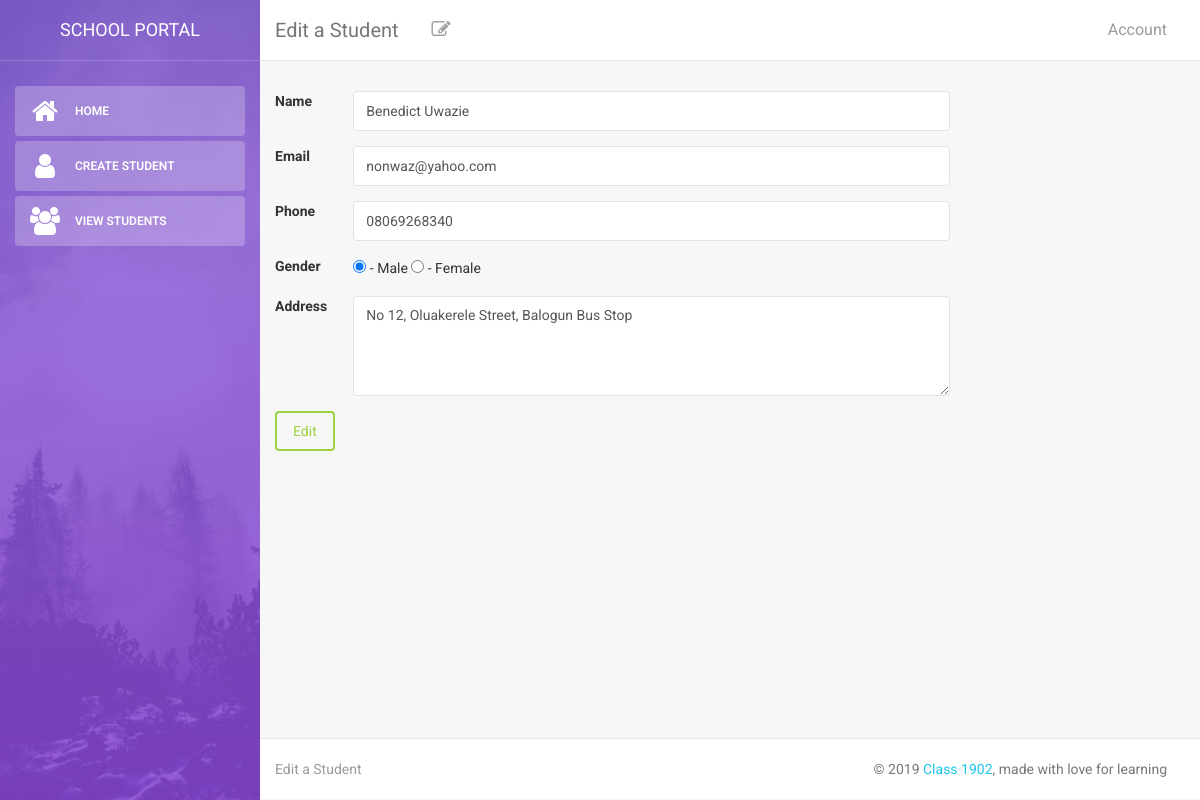
The app's page /project1902/edit-student.php?id=9 with its own data.
### tables this page shows
CREATE TABLE `registration` (
  `id` int(200) NOT NULL,
  `name` char(50) NOT NULL,
  `email` varchar(50) NOT NULL,
  `password` varchar(64) NOT NULL,
  `passport` varchar(16) NOT NULL,
  `gender` enum('male','female') NOT NULL,
  `authority` enum('admin','student') NOT NULL,
  `phone` varchar(20) NOT NULL,
  `address` text,
  `date_registered` timestamp NOT NULL DEFAULT CURRENT_TIMESTAMP ON UPDATE CURRENT_TIMESTAMP
);

### project1902/edit-student.php (the view, shortened to what this page needs)
<?php
	require_once 'connection.php';
	if(isset($_GET['id'])){
		$id = $_GET['id'];
		$query = "SELECT * from registration WHERE id = $id";
		if($result = mysqli_query($connection, $query)){
			if(mysqli_num_rows($result)){
				$row = mysqli_fetch_assoc($result);
				$disabled = "";
				$name = $row['name'];
				$email = $row['email'];
				$phone = $row['phone'];
				$address = $row['address'];
				if($row['gender'] == 'male'){
					$selectMale = "checked";
					$selectFemale = "";
				} else{
					$selectMale = "";
					$selectFemale = "checked";
				}
			}
		}
		else {
			goToErrorPage(300, "Query Error ".mysqli_error($connection));
		}
	}
	require_once 'templates/head.php';
?>
<body>
<div class="wrapper">
	<?php require_once "templates/side-bar.php" ?>
	<div class="main-panel">
    <?php require_once 'templates/masthead.php'; ?>
    <div class="content">
      <div class="container-fluid">
        <div class="row">
					<form action="create-student-processor.php" method="post">
						<div class="form-group row">
							<label class="col-md-1">
								Name
							</label>
							<div class="col-md-8">
								<input <?php echo $disabled; ?> class="form-control" type="text" name="name" required value="<?php echo $name ;?>" />
							</div>
						</div>
						<div class="form-group row">
							<label class="col-md-1">
								Email
							</label>
							<div class="col-md-8">
								<input <?php echo $disabled; ?> class="form-control" type="email" name="email" required value="<?php echo $email ;?>"/>
							</div>
						</div>
						<div class="form-group row">
							<label class="col-md-1">
								Phone
							</label>
							<div class="col-md-8">
								<input value="<?php echo $phone ;?>" <?php echo $disabled; ?> class="form-control" type="text" name="phone" required>
							</div>
						</div>
						<div class="form-group row">
							<label class="col-md-1">
								Gender
							</label>
							<div class="col-md-8">
								<input <?php echo $disabled; echo $selectMale; ?> class="" type="radio" value="male" name="gender" required> - Male
								<input <?php echo $disabled; echo $selectFemale;?> class="" type="radio" value="female" name="gender" required> - Female
							</div>
						</div>
						<div class="form-group row">
							<label class="col-md-1">
								Address
							</label>
							<div class="col-md-8">
								<textarea <?php echo $disabled; ?> required class="form-control" name="address" style="height: 100px;"><?php echo $address ;?></textarea>
							</div>
						</div>
						<div>
							<button <?php echo $disabled; ?> class="btn btn-success" type="submit" value="<?php echo $id ;?>" name="edit"/>Edit</button>
						</div>
					</form>
        </div>
      </div>
    </div>
    <?php require_once 'templates/footer.php'; ?>
</div>
</div>
</body>
</html>

### records on screen
registration: name "Benedict Uwazie", email "nonwaz@yahoo.com", phone "08069268340", address "No 12, Oluakerele Street, Balogun Bus Stop"

### other values on screen
SITENAME "SCHOOL PORTAL"
$title "Edit a Student"
